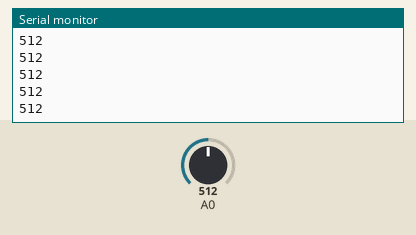
The sketch below on a simulated Arduino Uno, built with avr-gcc and run on an emulated ATmega328P. Parts: the last lines printed to the serial monitor. The inputs (shaded band) are chosen by the test bench; at power-on: A0 = 512. Storage starts empty.

Above: at 1.2 s.
1.3 s: A0 set to 716
At 1.49 s:
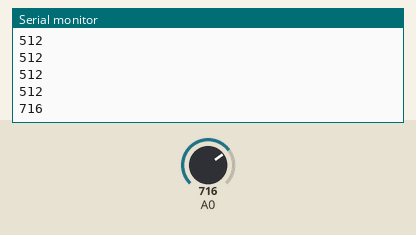
2.8 s: A0 set to 900
At 2.83 s:
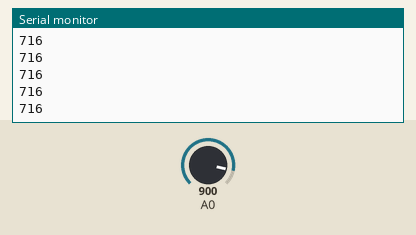
Timing chart, 0 to 5.8 s (numbered marks = the images above; inputs shaded):
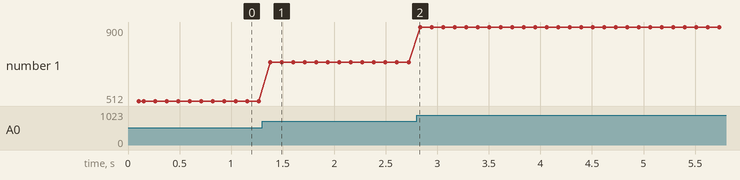

The sketch:

SDCardTest.ino
```cpp
// required sd card libraries
#include <SPI.h>
#include <SD.h>

int sensorValue = 0; // initialize sensor value as 0
const int chipSelect = 10; // pick chip select pin to be 10, this is the case for dedicated spi headers
File myFile; // initialize file
const int ledPin = LED_BUILTIN; // set up LED pin

void setup() {
  // this stuff runs only once
  Serial.begin(9600); // initialize serial

while (!Serial);

  Serial.print("Initializing SD card...");

  if (!SD.begin(chipSelect)) {
    Serial.println("initialization failed."); // if cant select chip, cry
      while (1) {
        digitalWrite(ledPin, HIGH);
        delay(100);
        digitalWrite(ledPin, LOW);
        delay(100);
      }; // hold in loop, dont run rest of code
  }
  Serial.println("initialization done.");

  if (SD.exists("example.txt")) {
    Serial.println("example.txt exists.");
  } else {
    Serial.println("example.txt doesn't exist.");
  }

  Serial.println("Creating example.txt...");

}

void loop() {
  // put your main code here, to run repeatedly:
  sensorValue = analogRead(A0);

  Serial.println(sensorValue);

  myFile = SD.open("example.txt", FILE_WRITE);

  if (myFile) {
    myFile.println(sensorValue);
    myFile.println("buffer statement lol :3");
  }

  myFile.close();

  delay(100);
}
```

Measured:
- after the input at 1.3 s, the serial monitor: prints a new line after 0.08 s (image 1)
- plotted number 1: 512 → 716 after the input at 1.3 s, 716 → 900 after the input at 2.8 s
